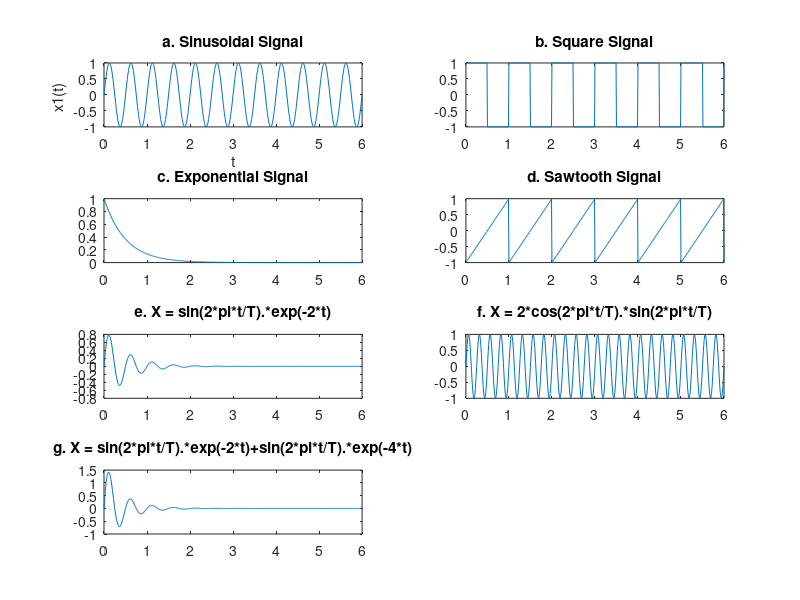

MATLAB code to generate this figure:
clear all;
f = 2;
T = 1/f;
t = 0:0.01:6;

%Sinusoidal signallab2
x1 = sin(2*pi*f*t);
subplot (4,2,1) ;
plot (t,x1);
title ('a. Sinusoidal Signal');
ylabel("x1(t) "), xlabel ("t");

%Square signal
x2=square(2*pi*t);

subplot(4,2,2) ;
plot(t,x2);
title('b. Square Signal');

%exponential signal
x3=exp(-2*t);
subplot(4,2, 3) ;
plot(t, x3) ;
title('c. Exponential Signal');

%Sawtooth signal
x4=sawtooth(2*pi*t);
subplot(4, 2, 4) ;
plot(t, x4);
title("d. Sawtooth Signal");


%  X1 = sin(2*pi*t/T).*exp(-2*t)

x5 = sin(2*pi*t/T).*exp(-2*t);
subplot(4, 2, 5)
plot(t, x5);
title("e. X = sin(2*pi*t/T).*exp(-2*t)");

x6 = 2*cos(2*pi*t/T).*sin(2*pi*t/T);
subplot(4, 2, 6);
plot(t, x6);
title("f. X = 2*cos(2*pi*t/T).*sin(2*pi*t/T)")

x7 = sin(2*pi*t/T).*exp(-2*t)+sin(2*pi*t/T).*exp(-4*t);
subplot(4, 2, 7);
plot(t, x7);
title("g. X = sin(2*pi*t/T).*exp(-2*t)+sin(2*pi*t/T).*exp(-4*t)")